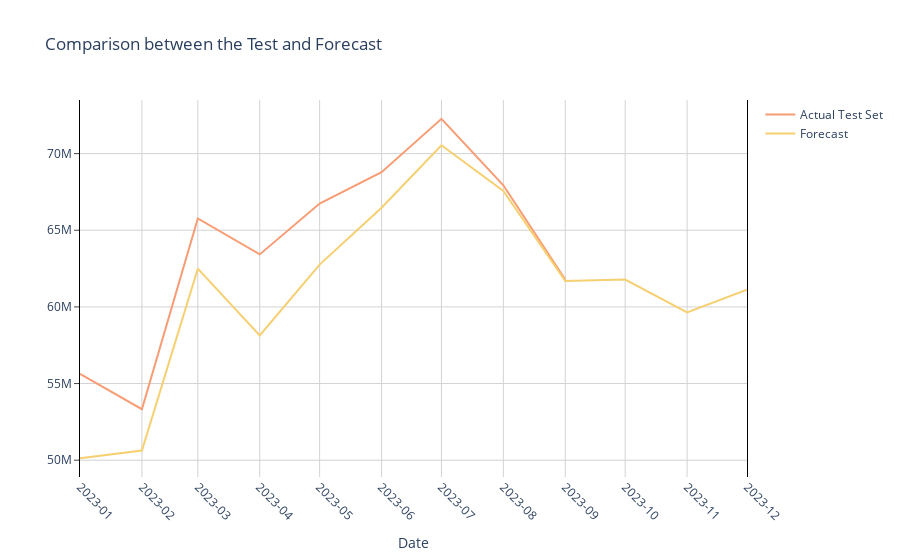

The cell this chart's notebook holds for it:
### Code cell
import plotly.graph_objects as go
import plotly.express as px
import pandas as pd

# Ensure your DataFrame indices are datetime
train.index = pd.to_datetime(train.index)
forecast_mean.index = pd.to_datetime(forecast_mean.index)
test.index = pd.to_datetime(test.index)

# Set color palette
cols = px.colors.qualitative.Pastel

# Create a figure
fig = go.Figure()

# Actual test set data
fig.add_trace(go.Scatter(x=test.index, y=test['Dom_RPM'],
                         mode='lines',
                         name='Actual Test Set',
                         line=dict(color=cols[2])))  # Use Pastel color 3

# Forecast data
fig.add_trace(go.Scatter(x=forecast_mean.index, y=forecast_mean,
                         mode='lines',
                         name='Forecast',
                         line=dict(color=cols[1])))  # Use Pastel color 2

# Update layout
fig.update_layout(title='Comparison between the Test and Forecast',
                  xaxis_title='Date',
                  yaxis_title='Dom_RPM (in millions)',
                  plot_bgcolor='white')

# Update y-axes styling
fig.update_yaxes(
    mirror=True,
    ticks='outside',
    showline=True,
    linecolor='black',
    gridcolor='lightgrey',
    title=''
)

# Update x-axes styling
fig.update_xaxes(
    dtick='M1',
    tickformat="%Y-%m",
    tickangle=45,
    showgrid=True,
    gridcolor='lightgrey',
    gridwidth=1
)

# Show the figure
fig.show()

### Figure 1 — Plotly figure (JSON) as saved in the notebook; plotly's stock layout.template omitted (floating-point values rounded to 4 significant figures)
{"data": [{"line": {"color": "rgb(248, 156, 116)"}, "mode": "lines", "name": "Actual Test Set", "type": "scatter", "x": ["2023-01-01T00:00:00", "2023-02-01T00:00:00", "2023-03-01T00:00:00", "2023-04-01T00:00:00", "2023-05-01T00:00:00", "2023-06-01T00:00:00", "2023-07-01T00:00:00", "2023-08-01T00:00:00", "2023-09-01T00:00:00"], "y": [55627743, 53329402, 65767207, 63426143, 66743565, 68789127, 72267904, 67933484, 61777546]}, {"line": {"color": "rgb(246, 207, 113)"}, "mode": "lines", "name": "Forecast", "type": "scatter", "x": ["2023-01-01T00:00:00", "2023-02-01T00:00:00", "2023-03-01T00:00:00", "2023-04-01T00:00:00", "2023-05-01T00:00:00", "2023-06-01T00:00:00", "2023-07-01T00:00:00", "2023-08-01T00:00:00", "2023-09-01T00:00:00", "2023-10-01T00:00:00", "2023-11-01T00:00:00", "2023-12-01T00:00:00"], "y": [50130000.0, 50630000.0, 62490000.0, 58140000.0, 62760000.0, 66470000.0, 70540000.0, 67560000.0, 61700000.0, 61780000.0, 59640000.0, 61120000.0]}], "layout": {"plot_bgcolor": "white", "title": {"text": "Comparison between the Test and Forecast"}, "xaxis": {"dtick": "M1", "gridcolor": "lightgrey", "gridwidth": 1, "showgrid": true, "tickangle": 45, "tickformat": "%Y-%m", "title": {"text": "Date"}}, "yaxis": {"gridcolor": "lightgrey", "linecolor": "black", "mirror": true, "showline": true, "ticks": "outside", "title": {"text": ""}}}}
